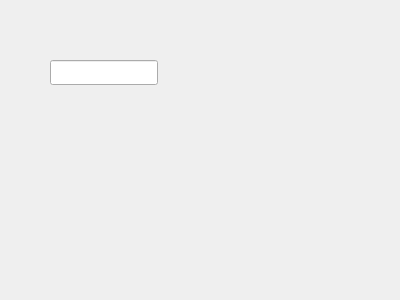
<?xml version="1.0" encoding="UTF-8"?>
<ui version="4.0">
 <class>testDialog</class>
 <widget class="QWidget" name="testDialog">
  <property name="geometry">
   <rect>
    <x>0</x>
    <y>0</y>
    <width>400</width>
    <height>300</height>
   </rect>
  </property>
  <property name="windowTitle">
   <string>Form</string>
  </property>
  <widget class="QLineEdit" name="lineEdit">
   <property name="geometry">
    <rect>
     <x>50</x>
     <y>60</y>
     <width>108</width>
     <height>25</height>
    </rect>
   </property>
   <property name="focusPolicy">
    <enum>Qt::ClickFocus</enum>
   </property>
  </widget>
 </widget>
 <resources/>
 <connections/>
</ui>
